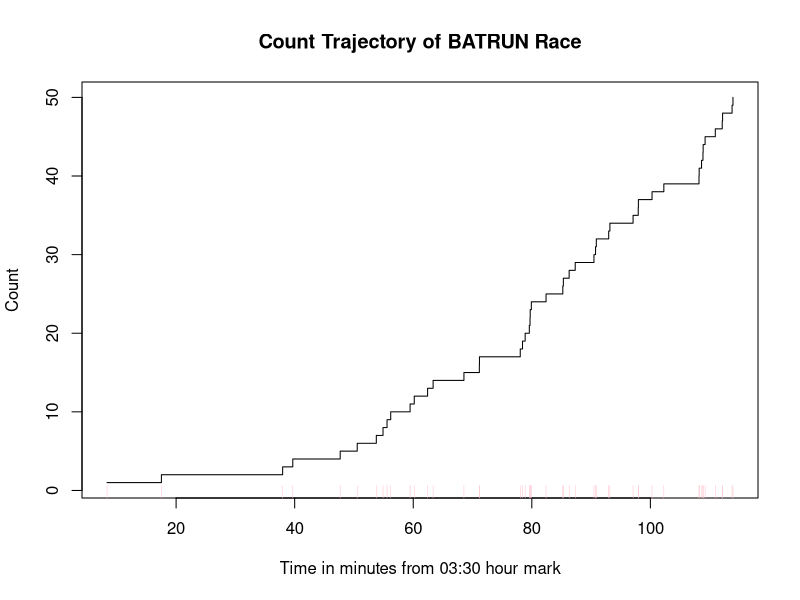

Source code (R):
## ---- chunk 1
knitr::opts_chunk$set(echo = TRUE)
library(stats)
## ---- chunk 2
rm(list = ls())
dat = read.table("BatRun Data 2.txt", h = TRUE)

#dat$Sn
# Plot the count trajectory and place tick marks for the arrivals
plot(dat$Pos~dat$Sn, type='s', xlab = "Time in minutes from 03:30 hour mark", ylab = "Count", main = "Count Trajectory of BATRUN Race")
rug(dat$Sn, side=1, col="pink")

# the tick marks aren't working even though i used his hint so help pls
#points(rep(0,length(dat$Sn))~dat$Sn, pch = "|", col = "pink")
#segments(dat$Sn, 0, dat$Sn, 0.5, col= "pink", lwd = 3)
## ---- chunk 3

# fixed n mode (ie n=50, not looking at a fixed window)
mvf_1    = function(v,pars)
{
		beta = pars
		mvf = ((1/(beta[2])) * exp(beta[1])) * (exp(beta[2]*t) - 1)
	  return(mvf)
}

min_likelihood_1 = function(pars)
{
	  beta  = pars
	  value =  
	  return(-value)
}

mvf_2    = function(v,pars)
{
	  beta  = 
	  K     = 
	  return()
}

min_likelihood_2 = function(pars)
{
	  beta  = 
	  value =  
	  return(-value)
}

## ---- chunk 4
#res_opt_1 = nlm()
#res_opt_2 = nlm()
#M1  = c()#beta hat here, #AIC here
#M2  = c()#beta hat here, #AIC here
#tab = cbind(M1,M2)
#rownames(tab) = c('beta[1]','beta[2]','AIC')
#colnames(tab) = c('Model 1','Model 2')
#tab
## ---- chunk 5

#tt = 
#E1 = 
#E2 = 

## ---- chunk 6
#forecast = 
#forecast
